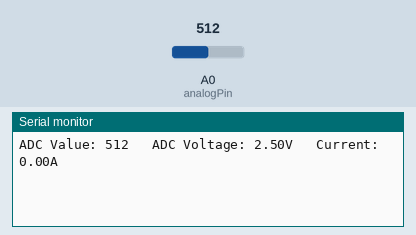
The sketch below on a simulated Arduino Uno, built with avr-gcc and run on an emulated ATmega328P. On the bench: the last lines printed to the serial monitor. Inputs (shaded band) come from the test bench; at power-on: A0 (analogPin) = 512.

Above: at 1.2 s.
1.3 s: A0 (analogPin) set to 716
At 2.6 s:
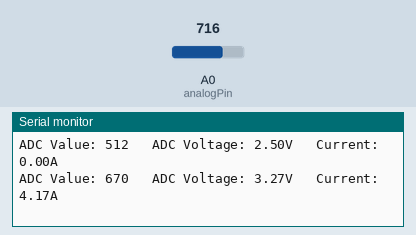
2.8 s: A0 (analogPin) set to 900
At 4.0 s:
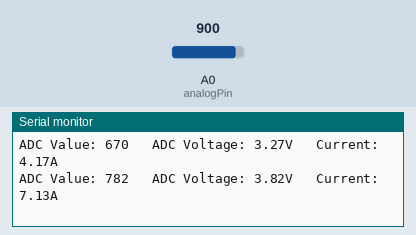
Timing chart, 0 to 5.8 s (numbered marks = the images above; inputs shaded):
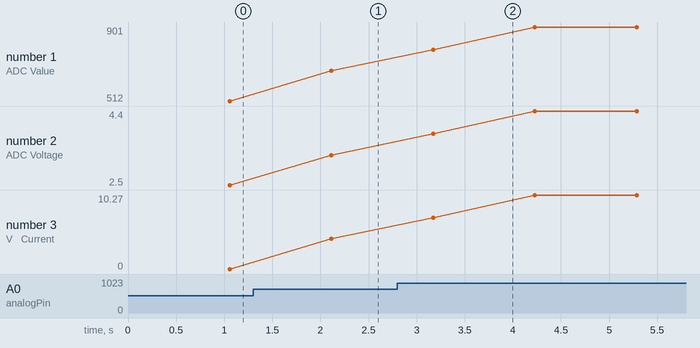

The sketch:

asc712.ino
```cpp
int analogPin = A0; // Current sensor output

const int averageValue = 500;
long int sensorValue = 0;  // variable to store the sensor value read

float voltage = 0;
float current = 0;
void setup() {
  Serial.begin(9600);           //  setup serial
}

void loop() {
  for (int i = 0; i < averageValue; i++)
  {
    sensorValue += analogRead(analogPin);

    // wait 2 milliseconds before the next loop
    delay(2);
  }

  sensorValue = sensorValue / averageValue;
  voltage = sensorValue * 5.0 / 1024.0;
  current = (voltage - 2.5) / 0.185;

  Serial.print("ADC Value: ");
  Serial.print(sensorValue);

  Serial.print("   ADC Voltage: ");
  Serial.print(voltage);
  Serial.print("V");

  Serial.print("   Current: ");
  Serial.print(current);
  Serial.println("A");
}
```

Measured:
- after the input at 1.3 s, the serial monitor: prints a new line after 0.81 s (image 1)
- after the input at 2.8 s, the serial monitor: prints a new line after 0.37 s (image 2)
- plotted number 1: 512 → 670 after the input at 1.3 s, 670 → 901 after the input at 2.8 s
- plotted number 2: 2.5 → 3.27 after the input at 1.3 s, 3.27 → 4.4 after the input at 2.8 s
- plotted number 3: 0 → 4.17 after the input at 1.3 s, 4.17 → 10.27 after the input at 2.8 s
